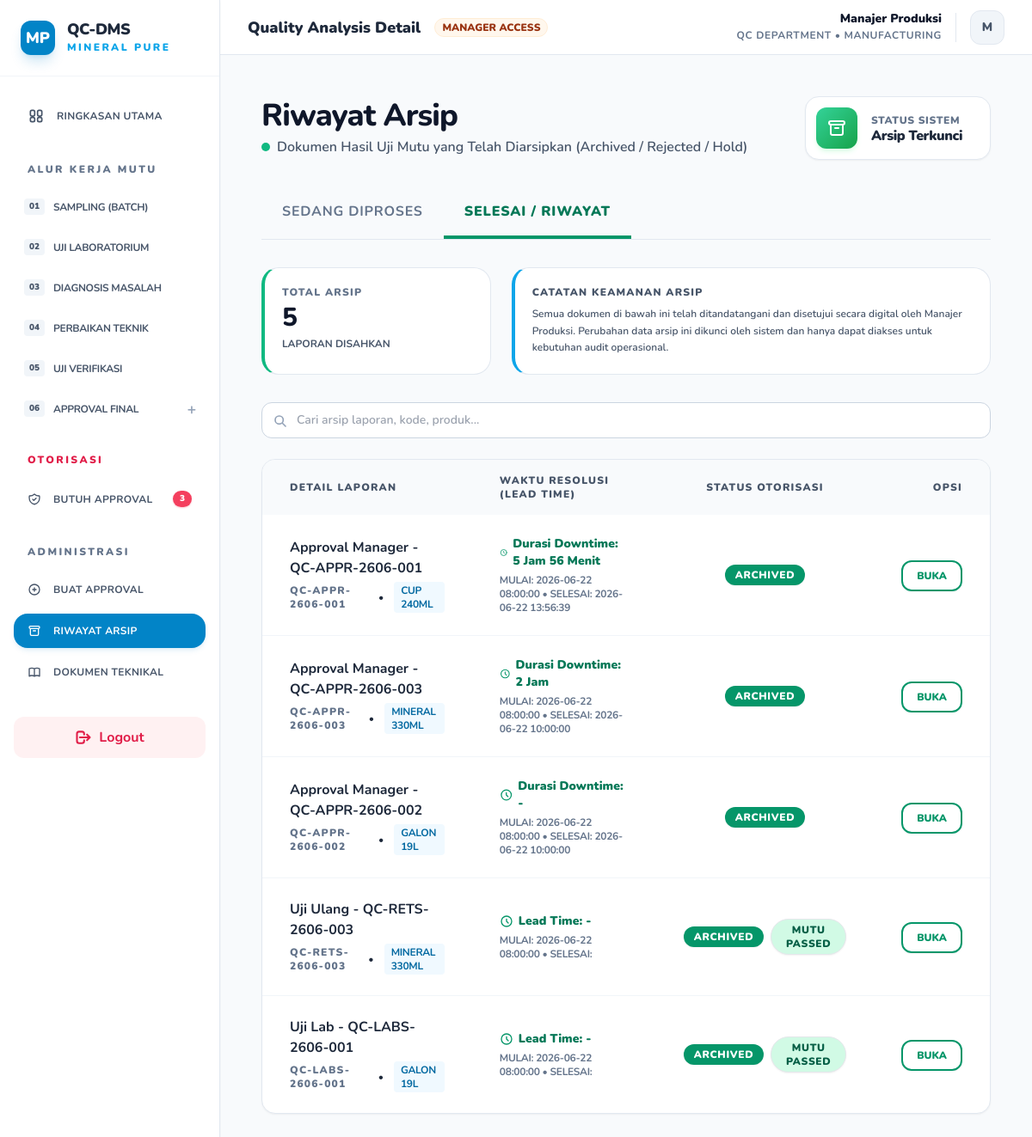
The app's page /archive.php (signed in) with its own data.
### tables this page shows
CREATE TABLE documents (
        id INTEGER PRIMARY KEY AUTOINCREMENT,
        no_dokumen TEXT UNIQUE,
        nama_dokumen TEXT,
        produk TEXT,
        jenis TEXT,
        tanggal TEXT,
        inspector TEXT,
        machine_id TEXT,
        admin_entry_name TEXT,
        status TEXT,
        status_mutu TEXT DEFAULT 'Passed',
        approval_status TEXT DEFAULT 'Waiting Approval',
        approved_by TEXT,
        link TEXT,
        deskripsi TEXT,
        folder_path TEXT,
        parent_doc_id INTEGER,
        ph TEXT,
        tds TEXT,
        kekeruhan TEXT,
        created_at DATETIME,
        approved_at DATETIME,
        archived_at DATETIME
    , file_path TEXT, external_link TEXT);

### db.php (called while the page is built, shortened)
<?php
function formatLeadTime($created, $approved) {
    if (empty($created) || empty($approved)) {
        return '-';
    }
    $t1 = strtotime($created);
    $t2 = strtotime($approved);
    $diff = $t2 - $t1;
    $days = floor($diff / 86400);
    $hours = floor(($diff % 86400) / 3600);
    $minutes = floor(($diff % 3600) / 60);
    $result = [];
    if ($hours > 0) {
        $result[] = $hours . " Jam";
    }
    if ($minutes > 0 || empty($result)) {
        $result[] = $minutes . " Menit";
    }
    return implode(" ", $result);
}
function getRepairDowntime($doc, $pdo) {
    $current = $doc;
    $approved_time = $doc['approved_at'] ?? null;
    for ($i = 0; $i < 10; $i++) {
        if (empty($current['parent_doc_id'])) {
            break;
        }
        $stmt = $pdo->prepare("SELECT * FROM documents WHERE id = ?");
        $stmt->execute([$current['parent_doc_id']]);
        $parent = $stmt->fetch(PDO::FETCH_ASSOC);
        if ($parent['jenis'] == 'Diagnosis_Mesin') {
            $created_time = $parent['created_at'];
            if (!empty($created_time) && !empty($approved_time)) {
                return formatLeadTime($created_time, $approved_time);
            }
        }
        $current = $parent;
    }
    return '-';
}
?>

### archive.php (the view, shortened to what this page needs)
<?php
require 'db.php';
$search = $_GET['search'] ?? null;
$query = "SELECT * FROM documents WHERE status IN ('Archived', 'Rejected', 'Hold', 'Aborted')";
$params = [];
$query .= " ORDER BY archived_at DESC, id DESC";
$stmt = $pdo->prepare($query);
$stmt->execute($params);
$files = $stmt->fetchAll(PDO::FETCH_ASSOC);
$total_archived = $pdo->query("SELECT COUNT(*) FROM documents WHERE status IN ('Archived', 'Rejected', 'Hold', 'Aborted')")->fetchColumn();
?>
<!DOCTYPE html>
<html lang="id">
<head>
    <script src="https://cdn.tailwindcss.com"></script>
</head>
<body class="antialiased">
    <?php include 'sidebar.php'; ?>
    <div class="p-4 max-w-7xl mx-auto">
        <div class="mb-8 flex flex-col md:flex-row justify-between items-start md:items-center gap-6">
            <div>
                <h1 class="text-3xl md:text-4xl font-extrabold tracking-tight text-slate-900">Riwayat Arsip</h1>
                <p class="text-slate-600 font-semibold mt-1 flex items-center gap-2">
                    <span class="w-2.5 h-2.5 bg-emerald-500 rounded-full animate-pulse"></span>
                    Dokumen Hasil Uji Mutu yang Telah Diarsipkan (Archived / Rejected / Hold)
                </p>
            </div>
            <div class="flex items-center gap-4 bg-white p-3 pr-8 rounded-2xl border border-slate-200 shadow-sm">
                <div class="w-12 h-12 bg-gradient-to-br from-emerald-400 to-green-600 rounded-xl flex items-center justify-center text-white shadow-md shadow-green-100">
                    <svg class="w-6 h-6 text-white" fill="none" stroke="currentColor" viewBox="0 0 24 24" xmlns="http://www.w3.org/2000/svg">
                        <path stroke-linecap="round" stroke-linejoin="round" stroke-width="2" d="M5 8h14M5 8a2 2 0 110-4h14a2 2 0 110 4M5 8v10a2 2 0 002 2h10a2 2 0 002-2V8m-9 4h4"></path>
                    </svg>
                </div>
                <div>
                    <p class="text-xs font-black uppercase tracking-wider text-slate-500 mb-0.5">Status Sistem</p>
                    <p class="text-base font-black text-slate-800 tracking-tight leading-none">Arsip Terkunci</p>
                </div>
            </div>
        </div>
        <div class="mb-8 flex border-b border-slate-200">
            <a href="index.php" class="px-6 py-4 font-bold text-sm md:text-base uppercase tracking-wider border-b-4 border-transparent text-slate-500 hover:text-slate-700 hover:border-slate-300 transition-colors">Sedang Diproses</a>
            <a href="archive.php" class="px-6 py-4 font-black text-sm md:text-base uppercase tracking-wider border-b-4 border-emerald-600 text-emerald-700">Selesai / Riwayat</a>
        </div>
        <div class="grid grid-cols-1 md:grid-cols-3 gap-6 mb-8 stat-grid">
            <div class="stat-card border-l-4 border-l-emerald-500 group md:col-span-1">
                <p class="text-xs font-black text-slate-500 uppercase tracking-widest mb-1 group-hover:text-emerald-500 transition-colors">Total Arsip</p>
                <h3 class="text-3xl font-extrabold text-slate-900"><?= $total_archived ?></h3>
                <p class="text-xs text-slate-600 mt-1 font-bold uppercase">Laporan Disahkan</p>
            </div>
            <div class="stat-card border-l-4 border-l-sky-500 group md:col-span-2">
                <p class="text-xs font-black text-slate-600 uppercase tracking-widest mb-1">Catatan Keamanan Arsip</p>
                <p class="text-xs text-slate-600 font-semibold leading-relaxed mt-2">
                    Semua dokumen di bawah ini telah ditandatangani dan disetujui secara digital oleh Manajer Produksi. Perubahan data arsip ini dikunci oleh sistem dan hanya dapat diakses untuk kebutuhan audit operasional.
                </p>
            </div>
        </div>
        <div class="mb-6">
            <form action="" method="GET" class="relative">
                <input type="text" name="search" value="<?= htmlspecialchars($search ?? '') ?>" placeholder="Cari arsip laporan, kode, produk..." class="pl-10 pr-4 py-2.5 bg-white border border-slate-300 rounded-xl text-sm font-semibold focus:border-emerald-500 outline-none w-full transition-all">
                <span class="absolute left-3.5 top-3.5 text-slate-400">
                    <svg class="w-4 h-4" fill="none" stroke="currentColor" viewBox="0 0 24 24" xmlns="http://www.w3.org/2000/svg"><path stroke-linecap="round" stroke-linejoin="round" stroke-width="2.5" d="M21 21l-6-6m2-5a7 7 0 11-14 0 7 7 0 0114 0z"></path></svg>
                </span>
            </form>
        </div>
        <div class="bg-white rounded-2xl border border-slate-200 shadow-sm overflow-hidden desktop-table-area mb-20">
            <div class="overflow-x-auto">
                <table class="w-full min-w-[800px]">
                    <thead>
                        <tr class="bg-slate-50">
                            <th class="px-8 py-4 text-left text-xs font-black text-slate-600 uppercase tracking-widest">Detail Laporan</th>
                            <th class="px-8 py-4 text-left text-xs font-black text-slate-600 uppercase tracking-widest">Waktu Resolusi (Lead Time)</th>
                            <th class="px-8 py-4 text-center text-xs font-black text-slate-600 uppercase tracking-widest">Status Otorisasi</th>
                            <th class="px-8 py-4 text-right text-xs font-black text-slate-600 uppercase tracking-widest">Opsi</th>
                        </tr>
                    </thead>
                    <tbody class="divide-y divide-slate-100">
                        <?php foreach ($files as $file): ?>
                            <tr class="hover:bg-emerald-50/10 transition-colors">
                                <td class="px-8 py-6">
                                    <a href="view.php?id=<?= $file['id'] ?>" class="block group">
                                        <p class="font-bold text-slate-800 text-base group-hover:text-emerald-600 transition-colors"><?= htmlspecialchars($file['nama_dokumen']) ?></p>
                                        <div class="flex items-center gap-3 mt-1">
                                            <p class="text-xs font-black text-slate-500 tracking-widest uppercase"><?= htmlspecialchars($file['no_dokumen']) ?></p>
                                            <span class="text-xs text-slate-350">•</span>
                                            <p class="text-xs font-bold text-sky-700 bg-sky-50 px-2 py-0.5 rounded uppercase tracking-tight"><?= str_replace('_', ' ', $file['produk']) ?></p>
                                        </div>
                                    </a>
                                </td>
                                <td class="px-8 py-6">
                                     <div class="flex flex-col gap-1">
                                         <span class="text-sm font-black text-emerald-700 flex items-center gap-1.5">
                                             <svg class="w-4 h-4 text-emerald-600" fill="none" stroke="currentColor" viewBox="0 0 24 24" xmlns="http://www.w3.org/2000/svg"><path stroke-linecap="round" stroke-linejoin="round" stroke-width="2" d="M12 8v4l3 3m6-3a9 9 0 11-18 0 9 9 0 0118 0z"></path></svg>
                                             <?php if ($file['jenis'] == 'Approval_Manager'): ?>
                                                 Durasi Downtime: <?= getRepairDowntime($file, $pdo) ?>
                                             <?php else: ?>
                                                 Lead Time: <?= formatLeadTime($file['created_at'], $file['approved_at']) ?>
                                             <?php endif; ?>
                                         </span>
                                         <span class="text-xs font-bold text-slate-500 uppercase tracking-tight">
                                             Mulai: <?= $file['created_at'] ?> &bull; Selesai: <?= $file['approved_at'] ?>
                                         </span>
                                     </div>
                                 </td>
                                 <td class="px-8 py-6 text-center">
                                     <div class="flex items-center justify-center gap-2">
                                         <?php if ($file['status'] == 'Archived'): ?>
                                             <span class="px-3 py-1 bg-emerald-600 text-white rounded-full text-xs font-black uppercase tracking-wider shadow-sm">
                                                 ARCHIVED
                                             </span>
                                         <?php elseif ($file['status'] == 'Rejected'): ?>
                                             <span class="px-3 py-1 bg-rose-600 text-white rounded-full text-xs font-black uppercase tracking-wider shadow-sm">
                                                 REJECTED
                                             </span>
                                         <?php elseif ($file['status'] == 'Hold'): ?>
                                             <span class="px-3 py-1 bg-amber-500 text-white rounded-full text-xs font-black uppercase tracking-wider shadow-sm">
                                                 HOLD
                                             </span>
                                         <?php else: ?>
                                             <span class="px-3 py-1 bg-slate-650 text-white rounded-full text-xs font-black uppercase tracking-wider shadow-sm">
                                                 <?= htmlspecialchars(strtoupper($file['status'])) ?>
                                             </span>
                                         <?php endif; ?>
                                         <?php if ($file['jenis'] == 'Uji_Lab' || $file['jenis'] == 'Uji_Ulang'): ?>
                                             <?php
                                             $is_passed = ($file['status_mutu'] == 'Passed' || $file['status_mutu'] == 'Lolos');
                                             $bg_class = $is_passed ? 'bg-emerald-100 text-emerald-800 border-emerald-250' : 'bg-rose-100 text-rose-800 border-rose-250';
                                             $label = $is_passed ? 'Mutu PASSED' : 'Mutu REJECT';
                                             ?>
                                             <span class="px-3 py-1 border rounded-full text-xs font-black uppercase tracking-wider shadow-sm <?= $bg_class ?>">
                                                 <?= $label ?>
                                             </span>
                                         <?php endif; ?>
                                     </div>
                                 </td>
                                <td class="px-8 py-6 text-right">
                                    <a href="view.php?id=<?= $file['id'] ?>" class="text-xs font-black text-emerald-600 hover:bg-emerald-600 hover:text-white px-4 py-2 border-2 border-emerald-600 rounded-xl transition-all shadow-sm">BUKA</a>
                                </td>
                             </tr>
                        <?php endforeach; ?>
                    </tbody>
                </table>
            </div>
        </div>
    </div>
</body>
</html>

### archive.php (style rules this page uses)
:root { --primary: #0284c7; --success: #059669; --bg-main: #f8fafc; }
body { font-family: system-ui, -apple-system, BlinkMacSystemFont, "Segoe UI", Roboto, "Helvetica Neue", Arial, sans-serif; background-color: var(--bg-main); color: #1e293b; }
h1, h2, h3, h4 { font-family: system-ui, -apple-system, BlinkMacSystemFont, "Segoe UI", Roboto, "Helvetica Neue", Arial, sans-serif; }
.stat-card { background: white; border-radius: 20px; border: 1px solid #e2e8f0; padding: 1.25rem; transition: all 0.2s; }

### sidebar.php (style rules this page uses)
body, h1, h2, h3, h4, h5, h6, p, a, span, div, button, input, select, textarea { font-family: 'Nunito', sans-serif !important; }

### records on screen
documents: nama_dokumen "Approval Manager - QC-APPR-2606-001", no_dokumen "QC-APPR-2606-001", produk "CUP 240ML", pdo "5 Jam 56 Menit", created_at "2026-06-22 08:00:00", approved_at "2026-06-22 13:56:39", status "ARCHIVED"
documents: nama_dokumen "Approval Manager - QC-APPR-2606-003", no_dokumen "QC-APPR-2606-003", produk "MINERAL 330ML", pdo "2 Jam", created_at "2026-06-22 08:00:00", approved_at "2026-06-22 10:00:00", status "ARCHIVED"
documents: nama_dokumen "Approval Manager - QC-APPR-2606-002", no_dokumen "QC-APPR-2606-002", produk "GALON 19L", pdo "-", created_at "2026-06-22 08:00:00", approved_at "2026-06-22 10:00:00", status "ARCHIVED"
documents: nama_dokumen "Uji Ulang - QC-RETS-2606-003", no_dokumen "QC-RETS-2606-003", produk "MINERAL 330ML", created_at+approved_at "-", created_at "2026-06-22 08:00:00", status "ARCHIVED", status_mutu "MUTU PASSED"
documents: nama_dokumen "Uji Lab - QC-LABS-2606-001", no_dokumen "QC-LABS-2606-001", produk "GALON 19L", created_at+approved_at "-", created_at "2026-06-22 08:00:00", status "ARCHIVED", status_mutu "MUTU PASSED"

### other values on screen
$val['num'] "01"
$val['title'] "SAMPLING (BATCH)"
$val['num'] "02"
$val['title'] "UJI LABORATORIUM"
$val['num'] "03"
$val['title'] "DIAGNOSIS MASALAH"
$val['num'] "04"
$val['title'] "PERBAIKAN TEKNIK"
$val['num'] "05"
$val['title'] "UJI VERIFIKASI"
$val['num'] "06"
$val['title'] "APPROVAL FINAL"
$pending_counts['waiting'] "3"
$role_name "Manajer Produksi"
substr($role_name, 0, 1) "M"
